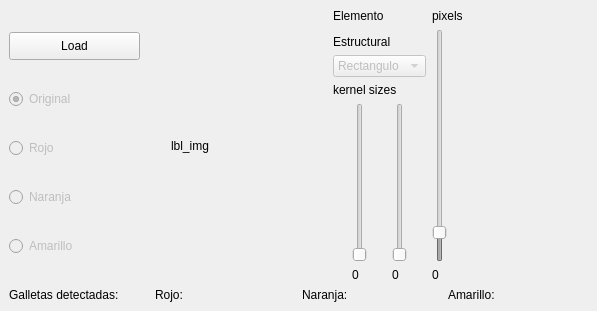
<?xml version="1.0" encoding="UTF-8"?>
<ui version="4.0">
 <class>MainWindow</class>
 <widget class="QMainWindow" name="MainWindow">
  <property name="geometry">
   <rect>
    <x>0</x>
    <y>0</y>
    <width>597</width>
    <height>311</height>
   </rect>
  </property>
  <property name="windowTitle">
   <string>MainWindow</string>
  </property>
  <widget class="QWidget" name="centralwidget">
   <layout class="QGridLayout" name="gridLayout_2">
    <item row="0" column="0">
     <layout class="QHBoxLayout" name="horizontalLayout">
      <item>
       <layout class="QVBoxLayout" name="verticalLayout">
        <item>
         <widget class="QPushButton" name="btn_load">
          <property name="sizePolicy">
           <sizepolicy hsizetype="Minimum" vsizetype="Fixed">
            <horstretch>0</horstretch>
            <verstretch>0</verstretch>
           </sizepolicy>
          </property>
          <property name="maximumSize">
           <size>
            <width>131</width>
            <height>28</height>
           </size>
          </property>
          <property name="text">
           <string>Load</string>
          </property>
         </widget>
        </item>
        <item>
         <widget class="QRadioButton" name="radioBtn_original">
          <property name="enabled">
           <bool>false</bool>
          </property>
          <property name="text">
           <string>Original</string>
          </property>
          <property name="checked">
           <bool>true</bool>
          </property>
         </widget>
        </item>
        <item>
         <widget class="QRadioButton" name="radioBtn_rojo">
          <property name="enabled">
           <bool>false</bool>
          </property>
          <property name="sizePolicy">
           <sizepolicy hsizetype="Minimum" vsizetype="Fixed">
            <horstretch>0</horstretch>
            <verstretch>0</verstretch>
           </sizepolicy>
          </property>
          <property name="text">
           <string>Rojo</string>
          </property>
         </widget>
        </item>
        <item>
         <widget class="QRadioButton" name="radioBtn_naranja">
          <property name="enabled">
           <bool>false</bool>
          </property>
          <property name="sizePolicy">
           <sizepolicy hsizetype="Minimum" vsizetype="Fixed">
            <horstretch>0</horstretch>
            <verstretch>0</verstretch>
           </sizepolicy>
          </property>
          <property name="text">
           <string>Naranja</string>
          </property>
         </widget>
        </item>
        <item>
         <widget class="QRadioButton" name="radioBtn_amarillo">
          <property name="enabled">
           <bool>false</bool>
          </property>
          <property name="sizePolicy">
           <sizepolicy hsizetype="Minimum" vsizetype="Fixed">
            <horstretch>0</horstretch>
            <verstretch>0</verstretch>
           </sizepolicy>
          </property>
          <property name="text">
           <string>Amarillo</string>
          </property>
         </widget>
        </item>
       </layout>
      </item>
      <item>
       <widget class="QLabel" name="lbl_img">
        <property name="text">
         <string>lbl_img</string>
        </property>
        <property name="scaledContents">
         <bool>true</bool>
        </property>
       </widget>
      </item>
      <item>
       <layout class="QVBoxLayout" name="verticalLayout_3">
        <item>
         <widget class="QLabel" name="lbl_elemEstr">
          <property name="text">
           <string>&lt;html&gt;&lt;head/&gt;&lt;body&gt;&lt;p&gt;Elemento&lt;/p&gt;&lt;p&gt;Estructural&lt;/p&gt;&lt;/body&gt;&lt;/html&gt;</string>
          </property>
         </widget>
        </item>
        <item>
         <widget class="QComboBox" name="comboBox">
          <property name="enabled">
           <bool>false</bool>
          </property>
          <item>
           <property name="text">
            <string>Rectangulo</string>
           </property>
          </item>
          <item>
           <property name="text">
            <string>Cruz</string>
           </property>
          </item>
          <item>
           <property name="text">
            <string>Elipse</string>
           </property>
          </item>
         </widget>
        </item>
        <item>
         <widget class="QLabel" name="label_5">
          <property name="text">
           <string>kernel sizes</string>
          </property>
         </widget>
        </item>
        <item>
         <layout class="QGridLayout" name="gridLayout_3">
          <item row="0" column="1">
           <widget class="QSlider" name="slider_kSize2">
            <property name="enabled">
             <bool>false</bool>
            </property>
            <property name="minimum">
             <number>1</number>
            </property>
            <property name="orientation">
             <enum>Qt::Vertical</enum>
            </property>
           </widget>
          </item>
          <item row="0" column="0">
           <widget class="QSlider" name="slider_kSize1">
            <property name="enabled">
             <bool>false</bool>
            </property>
            <property name="minimum">
             <number>1</number>
            </property>
            <property name="orientation">
             <enum>Qt::Vertical</enum>
            </property>
           </widget>
          </item>
          <item row="1" column="0">
           <widget class="QLabel" name="lbl_kSize1">
            <property name="text">
             <string>0</string>
            </property>
           </widget>
          </item>
          <item row="1" column="1">
           <widget class="QLabel" name="lbl_kSize2">
            <property name="text">
             <string>0</string>
            </property>
           </widget>
          </item>
         </layout>
        </item>
       </layout>
      </item>
      <item>
       <layout class="QVBoxLayout" name="verticalLayout_2">
        <item>
         <widget class="QLabel" name="label_2">
          <property name="text">
           <string>pixels</string>
          </property>
         </widget>
        </item>
        <item>
         <widget class="QSlider" name="slider_pixels">
          <property name="enabled">
           <bool>false</bool>
          </property>
          <property name="minimum">
           <number>1</number>
          </property>
          <property name="maximum">
           <number>200000</number>
          </property>
          <property name="value">
           <number>10000</number>
          </property>
          <property name="orientation">
           <enum>Qt::Vertical</enum>
          </property>
         </widget>
        </item>
        <item>
         <widget class="QLabel" name="lbl_pixels">
          <property name="text">
           <string>0</string>
          </property>
         </widget>
        </item>
       </layout>
      </item>
     </layout>
    </item>
    <item row="2" column="0">
     <layout class="QHBoxLayout" name="horizontalLayout_2">
      <item>
       <widget class="QLabel" name="label">
        <property name="text">
         <string>Galletas detectadas:</string>
        </property>
       </widget>
      </item>
      <item>
       <widget class="QLabel" name="lbl_cantRojo">
        <property name="text">
         <string>Rojo: </string>
        </property>
       </widget>
      </item>
      <item>
       <widget class="QLabel" name="lbl_cantNaranja">
        <property name="text">
         <string>Naranja:</string>
        </property>
       </widget>
      </item>
      <item>
       <widget class="QLabel" name="lbl_cantAmarillo">
        <property name="text">
         <string>Amarillo:</string>
        </property>
       </widget>
      </item>
     </layout>
    </item>
   </layout>
  </widget>
 </widget>
 <resources/>
 <connections/>
</ui>
